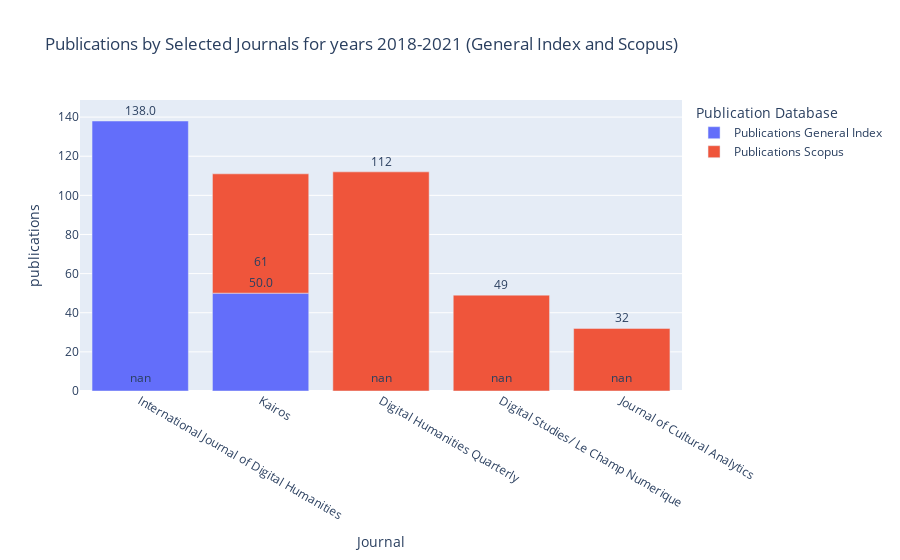

Notebook code cell kept with this figure:
### Code cell
#plotting both databases side by side
#selected journals: "DIGITAL HUMANITIES QUARTERLY,DIGITAL STUDIES / LE CHAMP NUMÉRIQUE,LITERARY & LINGUISTIC COMPUTING,DIGITAL LITERARY STUDIES,JOURNAL OF CULTURAL ANALYTICS,JOURNAL OF INTERACTIVE TECHNOLOGY AND PEDAGOGY,JOURNAL OF THE TEXT ENCODING INITIATIVE,DHCOMMONS,KAIROS,JOURNAL OF DIGITAL HUMANITIES,JOURNAL OF DIGITAL AND MEDIA LITERACY

fig = px.bar(pivot_df, x="Journal", y="publications",color="Publication Database",
              #labels={'Journal': 'Joun', 'variable': 'Year'}, 
              title='Publications by Selected Journals for years 2018-2021 (General Index and Scopus)')

annotations = []
for i, row in pivot_df.iterrows():
    annotations.append(dict(x=row['Journal'], y=row['publications'], text=row['publications'], xanchor="center", yanchor="bottom", showarrow=False))

fig.update_layout(annotations=annotations)
fig.show()

### Figure 1 — Plotly figure (JSON) as saved in the notebook; plotly's stock layout.template omitted (floating-point values rounded to 4 significant figures)
{"data": [{"alignmentgroup": "True", "hovertemplate": "Publication Database=Publications General Index<br>Journal=%{x}<br>publications=%{y}<extra></extra>", "legendgroup": "Publications General Index", "marker": {"color": "#636efa", "pattern": {"shape": ""}}, "name": "Publications General Index", "offsetgroup": "Publications General Index", "orientation": "v", "showlegend": true, "textposition": "auto", "type": "bar", "x": ["International Journal of Digital Humanities", "Kairos", "Digital Humanities Quarterly", "Digital Studies/ Le Champ Numerique", "Journal of Cultural Analytics"], "xaxis": "x", "y": [138, 50, null, null, null], "yaxis": "y"}, {"alignmentgroup": "True", "hovertemplate": "Publication Database=Publications Scopus<br>Journal=%{x}<br>publications=%{y}<extra></extra>", "legendgroup": "Publications Scopus", "marker": {"color": "#EF553B", "pattern": {"shape": ""}}, "name": "Publications Scopus", "offsetgroup": "Publications Scopus", "orientation": "v", "showlegend": true, "textposition": "auto", "type": "bar", "x": ["International Journal of Digital Humanities", "Kairos", "Digital Humanities Quarterly", "Digital Studies/ Le Champ Numerique", "Journal of Cultural Analytics"], "xaxis": "x", "y": [null, "61", "112", "49", "32"], "yaxis": "y"}], "layout": {"annotations": [{"showarrow": false, "text": "138.0", "x": "International Journal of Digital Humanities", "xanchor": "center", "y": 138, "yanchor": "bottom"}, {"showarrow": false, "text": "50.0", "x": "Kairos", "xanchor": "center", "y": 50, "yanchor": "bottom"}, {"showarrow": false, "text": "nan", "x": "Digital Humanities Quarterly", "xanchor": "center", "y": null, "yanchor": "bottom"}, {"showarrow": false, "text": "nan", "x": "Digital Studies/ Le Champ Numerique", "xanchor": "center", "y": null, "yanchor": "bottom"}, {"showarrow": false, "text": "nan", "x": "Journal of Cultural Analytics", "xanchor": "center", "y": null, "yanchor": "bottom"}, {"showarrow": false, "text": "nan", "x": "International Journal of Digital Humanities", "xanchor": "center", "y": null, "yanchor": "bottom"}, {"showarrow": false, "text": "61", "x": "Kairos", "xanchor": "center", "y": "61", "yanchor": "bottom"}, {"showarrow": false, "text": "112", "x": "Digital Humanities Quarterly", "xanchor": "center", "y": "112", "yanchor": "bottom"}, {"showarrow": false, "text": "49", "x": "Digital Studies/ Le Champ Numerique", "xanchor": "center", "y": "49", "yanchor": "bottom"}, {"showarrow": false, "text": "32", "x": "Journal of Cultural Analytics", "xanchor": "center", "y": "32", "yanchor": "bottom"}], "barmode": "relative", "legend": {"title": {"text": "Publication Database"}, "tracegroupgap": 0}, "title": {"text": "Publications by Selected Journals for years 2018-2021 (General Index and Scopus)"}, "xaxis": {"anchor": "y", "domain": [0, 1], "title": {"text": "Journal"}}, "yaxis": {"anchor": "x", "domain": [0, 1], "title": {"text": "publications"}}}}
